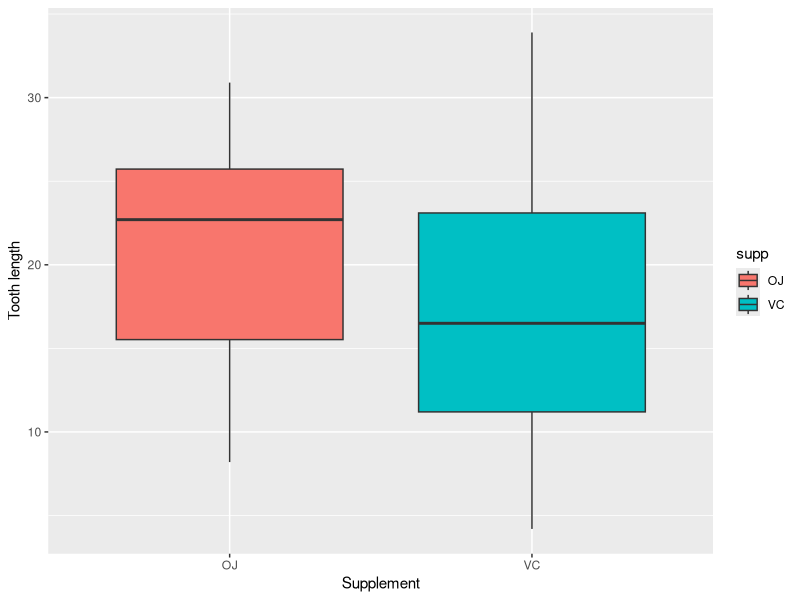
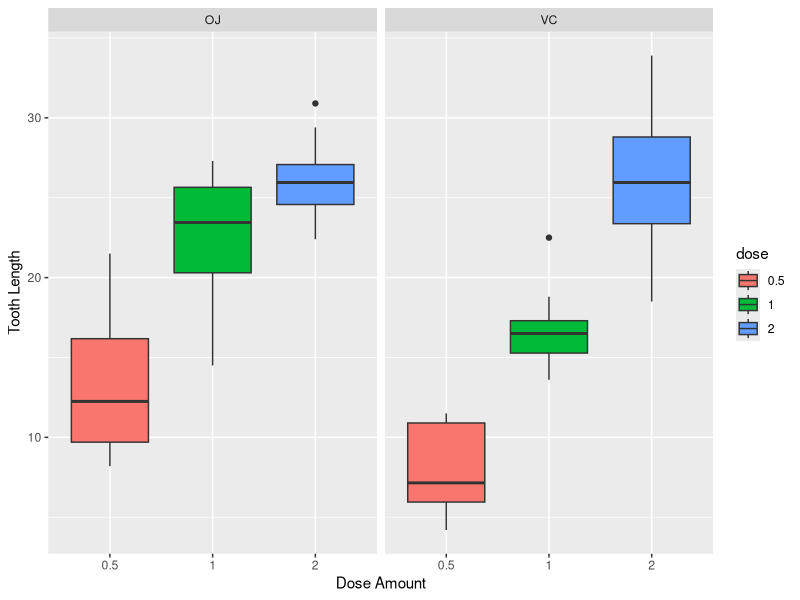
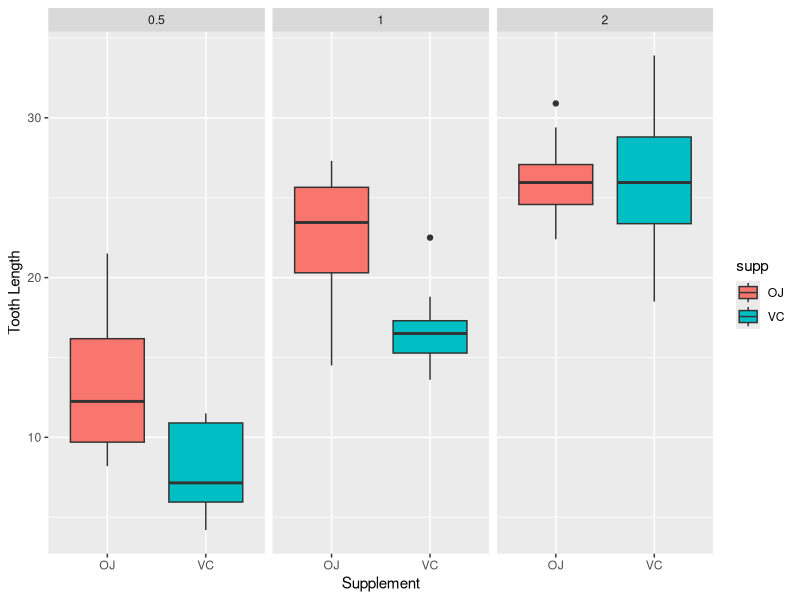

R code for these plots, in order:
## ---- chunk 1
library(ggplot2)
## ---- chunk 2
data(ToothGrowth)
str(ToothGrowth)
head(ToothGrowth)
tail(ToothGrowth)
## ---- chunk 3
summary(ToothGrowth)

ggplot(aes(x=supp, y=len), data=ToothGrowth) + geom_boxplot(aes(fill=supp))+ 
        labs(x="Supplement", y= "Tooth length")
## ---- chunk 4


# Convert dose to a factor
ToothGrowth$dose<-as.factor(ToothGrowth$dose)

# Plot tooth length vs. the dose amount, broken out by supplement 
ggplot(aes(x=dose, y=len), data=ToothGrowth) + 
  geom_boxplot(aes(fill=dose))+ 
  facet_grid(~ supp)+
  labs(x = "Dose Amount", y = "Tooth Length")
## ---- chunk 5
ToothGrowth_sub <- subset(ToothGrowth, ToothGrowth$dose %in% c(1.0,0.5))
# T-test for vitamine c when dose 1 or 0.5 mg
t.test(len ~ dose, ToothGrowth_sub[ToothGrowth_sub$supp =='VC', ])$p.value
# T-test for orange juice when dose 1 or 0.5 mg
t.test(len ~ dose, ToothGrowth_sub[ToothGrowth_sub$supp =='OJ', ])$p.value
ToothGrowth_sub <- subset(ToothGrowth, ToothGrowth$dose %in% c(2.0, 1.0))
# T-test for vitamine c when dose 2 or 1 mg
t.test(len ~ dose, ToothGrowth_sub[ToothGrowth_sub$supp =='VC', ])$p.value
# T-test for orange juice when dose 2 or 1 mg
t.test(len ~ dose, ToothGrowth_sub[ToothGrowth_sub$supp =='OJ', ])$p.value
## ---- chunk 6
# Plot tooth length vs. supplement  method broken out by the dose 
ggplot(aes(x=supp, y=len), data=ToothGrowth) + 
  geom_boxplot(aes(fill=supp))+ 
  facet_grid(~ dose) + 
  labs(x = "Supplement", y = "Tooth Length")
## ---- chunk 7
# T-test for supplement when dose 0.5 mg
t.test(len ~ supp, ToothGrowth[ToothGrowth$dose == .5, ])$p.value

# T-test for supplement when dose 1 mg
t.test(len ~ supp, ToothGrowth[ToothGrowth$dose == 1, ])$p.value

# T-test for supplement when dose 2 mg
t.test(len ~ supp, ToothGrowth[ToothGrowth$dose == 2, ])$p.value
